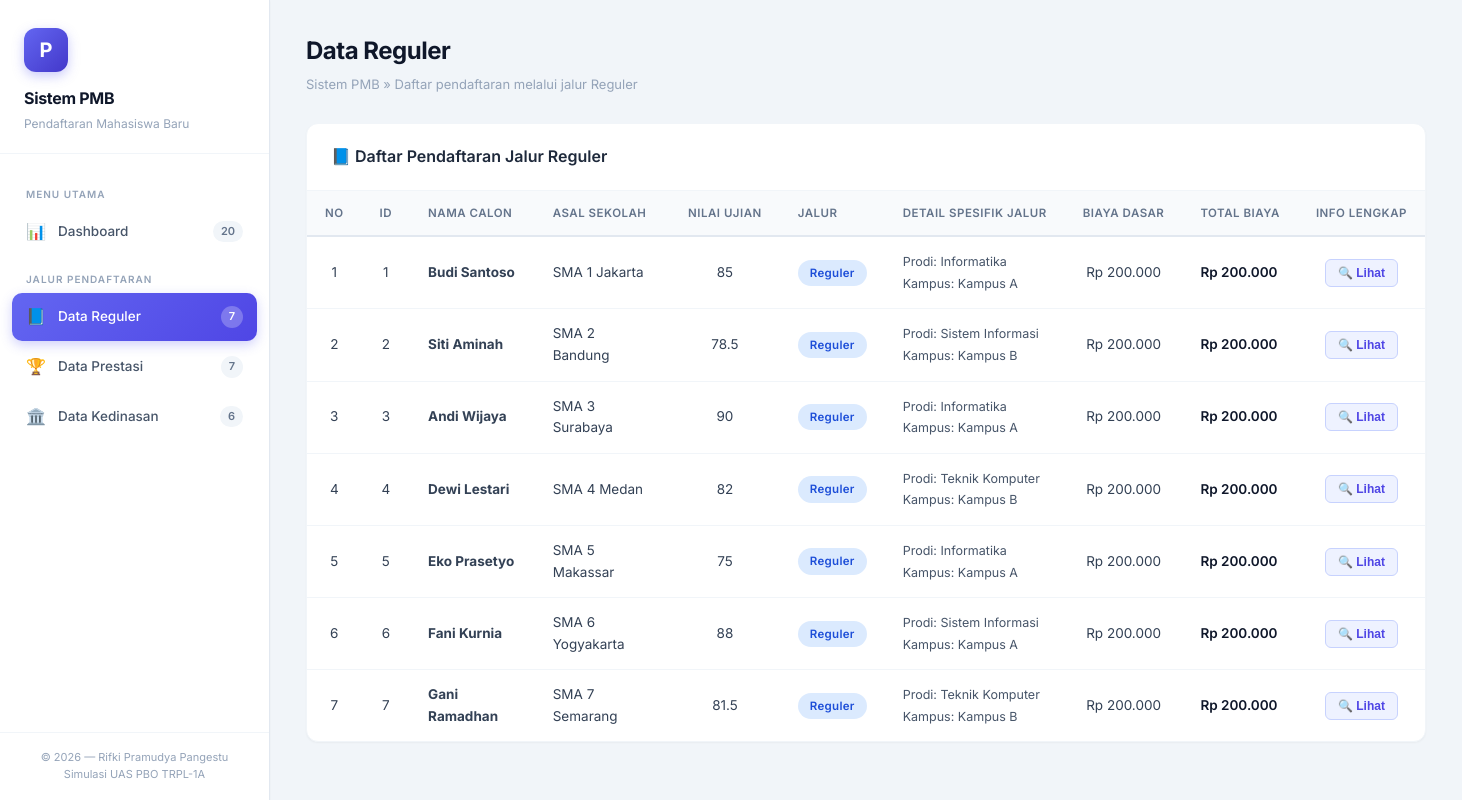
/index.php?page=reguler, run on the app's committed database.
### tables this page shows
CREATE TABLE `tabel_pendaftaran` (
  `id_pendaftaran` int NOT NULL,
  `nama_calon` varchar(100) NOT NULL,
  `asal_sekolah` varchar(100) NOT NULL,
  `nilai_ujian` float NOT NULL,
  `biaya_pendaftaran_dasar` int NOT NULL,
  `jalur_pendaftaran` enum('Reguler','Prestasi','Kedinasan') NOT NULL,
  `pilihan_prodi` varchar(50) DEFAULT NULL,
  `lokasi_kampus` varchar(50) DEFAULT NULL,
  `jenis_prestasi` varchar(50) DEFAULT NULL,
  `tingkat_prestasi` varchar(50) DEFAULT NULL,
  `sk_ikatan_dinas` varchar(50) DEFAULT NULL,
  `instansi_sponsor` varchar(50) DEFAULT NULL
);

### classes/PendaftaranReguler.php (called while the page is built, shortened)
<?php
require_once __DIR__ . '/Pendaftaran.php';
class PendaftaranReguler extends Pendaftaran
{
    protected string $pilihan_prodi;
    protected string $lokasi_kampus;
    public function __construct(
        int $id_pendaftaran,
        string $nama_calon,
        string $asal_sekolah,
        float $nilai_ujian,
        int $biaya_pendaftaran_dasar,
        string $pilihan_prodi,
        string $lokasi_kampus
    ) {
        $this->pilihan_prodi = $pilihan_prodi;
        $this->lokasi_kampus = $lokasi_kampus;
    }
    public function hitungTotalBiaya(): int
    {
        return $this->biaya_pendaftaran_dasar;
    }
    public function tampilkanInfoJalur(): string
    {
        return "=== Jalur Pendaftaran: REGULER ===" . PHP_EOL
             . "Nama         : {$this->nama_calon}" . PHP_EOL
             . "Asal Sekolah : {$this->asal_sekolah}" . PHP_EOL
             . "Nilai Ujian  : {$this->nilai_ujian}" . PHP_EOL
             . "Pilihan Prodi: {$this->pilihan_prodi}" . PHP_EOL
             . "Lokasi Kampus: {$this->lokasi_kampus}" . PHP_EOL
             . "Total Biaya  : Rp " . number_format($this->hitungTotalBiaya(), 0, ',', '.');
    }
    public static function getDaftarJalur(PDO $pdo): array
    {
        $sql = "SELECT * FROM tabel_pendaftaran WHERE jalur_pendaftaran = :jalur";
        $stmt = $pdo->prepare($sql);
        $stmt->execute([':jalur' => 'Reguler']);
        $daftar = [];
        while ($row = $stmt->fetch()) {
            $daftar[] = new self(
                (int)    $row['id_pendaftaran'],
                (string) $row['nama_calon'],
                (string) $row['asal_sekolah'],
                (float)  $row['nilai_ujian'],
                (int)    $row['biaya_pendaftaran_dasar'],
                (string) $row['pilihan_prodi'],
                (string) $row['lokasi_kampus']
            );
        }
        return $daftar;
    }
}

### classes/PendaftaranPrestasi.php (called while the page is built, shortened)
<?php
require_once __DIR__ . '/Pendaftaran.php';
class PendaftaranPrestasi extends Pendaftaran
{
    public static function getDaftarJalur(PDO $pdo): array
    {
        $sql = "SELECT * FROM tabel_pendaftaran WHERE jalur_pendaftaran = :jalur";
        $stmt = $pdo->prepare($sql);
        $stmt->execute([':jalur' => 'Prestasi']);
        $daftar = [];
        while ($row = $stmt->fetch()) {
            $daftar[] = new self(
                (int)    $row['id_pendaftaran'],
                (string) $row['nama_calon'],
                (string) $row['asal_sekolah'],
                (float)  $row['nilai_ujian'],
                (int)    $row['biaya_pendaftaran_dasar'],
                (string) $row['jenis_prestasi'],
                (string) $row['tingkat_prestasi']
            );
        }
        return $daftar;
    }
}

### classes/PendaftaranKedinasan.php (called while the page is built, shortened)
<?php
require_once __DIR__ . '/Pendaftaran.php';
class PendaftaranKedinasan extends Pendaftaran
{
    public static function getDaftarJalur(PDO $pdo): array
    {
        $sql = "SELECT * FROM tabel_pendaftaran WHERE jalur_pendaftaran = :jalur";
        $stmt = $pdo->prepare($sql);
        $stmt->execute([':jalur' => 'Kedinasan']);
        $daftar = [];
        while ($row = $stmt->fetch()) {
            $daftar[] = new self(
                (int)    $row['id_pendaftaran'],
                (string) $row['nama_calon'],
                (string) $row['asal_sekolah'],
                (float)  $row['nilai_ujian'],
                (int)    $row['biaya_pendaftaran_dasar'],
                (string) $row['sk_ikatan_dinas'],
                (string) $row['instansi_sponsor']
            );
        }
        return $daftar;
    }
}

### classes/Pendaftaran.php (called while the page is built, shortened)
<?php
abstract class Pendaftaran
{
    public function __construct(
        int $id_pendaftaran,
        string $nama_calon,
        string $asal_sekolah,
        float $nilai_ujian,
        int $biaya_pendaftaran_dasar
    ) {
        $this->nama_calon             = $nama_calon;
        $this->asal_sekolah           = $asal_sekolah;
        $this->nilai_ujian            = $nilai_ujian;
        $this->biaya_pendaftaran_dasar = $biaya_pendaftaran_dasar;
    }
}

### index.php (the view, shortened to what this page needs)
<?php
require_once __DIR__ . '/config/database.php';
require_once __DIR__ . '/classes/Pendaftaran.php';
require_once __DIR__ . '/classes/PendaftaranReguler.php';
require_once __DIR__ . '/classes/PendaftaranPrestasi.php';
require_once __DIR__ . '/classes/PendaftaranKedinasan.php';
$page = $_GET['page'] ?? 'dashboard';
$dataReguler   = PendaftaranReguler::getDaftarJalur($koneksi);
$dataPrestasi  = PendaftaranPrestasi::getDaftarJalur($koneksi);
$dataKedinasan = PendaftaranKedinasan::getDaftarJalur($koneksi);
$jumlahReguler   = count($dataReguler);
$jumlahPrestasi  = count($dataPrestasi);
$jumlahKedinasan = count($dataKedinasan);
$jumlahTotal     = $jumlahReguler + $jumlahPrestasi + $jumlahKedinasan;
$sqlAll = "SELECT * FROM tabel_pendaftaran ORDER BY id_pendaftaran ASC";
$stmtAll = $koneksi->query($sqlAll);
$semuaRawData = $stmtAll->fetchAll();
$semuaEntri = [];
foreach ($semuaRawData as $row) {
    $objek = null;
    if ($row['jalur_pendaftaran'] === 'Reguler') {
        $objek = new PendaftaranReguler(
            (int)    $row['id_pendaftaran'],
            (string) $row['nama_calon'],
            (string) $row['asal_sekolah'],
            (float)  $row['nilai_ujian'],
            (int)    $row['biaya_pendaftaran_dasar'],
            (string) $row['pilihan_prodi'],
            (string) $row['lokasi_kampus']
        );
    } elseif ($row['jalur_pendaftaran'] === 'Prestasi') {
        $objek = new PendaftaranPrestasi(
            (int)    $row['id_pendaftaran'],
            (string) $row['nama_calon'],
            (string) $row['asal_sekolah'],
            (float)  $row['nilai_ujian'],
            (int)    $row['biaya_pendaftaran_dasar'],
            (string) $row['jenis_prestasi'],
            (string) $row['tingkat_prestasi']
        );
    } elseif ($row['jalur_pendaftaran'] === 'Kedinasan') {
        $objek = new PendaftaranKedinasan(
            (int)    $row['id_pendaftaran'],
            (string) $row['nama_calon'],
            (string) $row['asal_sekolah'],
            (float)  $row['nilai_ujian'],
            (int)    $row['biaya_pendaftaran_dasar'],
            (string) $row['sk_ikatan_dinas'],
            (string) $row['instansi_sponsor']
        );
    }
    if ($objek !== null) {
        $semuaEntri[] = [
            'row'   => $row,
            'objek' => $objek,
        ];
    }
}
$dataTampil = match ($page) {
    'reguler'   => array_filter($semuaEntri, fn($e) => $e['objek'] instanceof PendaftaranReguler),
    'prestasi'  => array_filter($semuaEntri, fn($e) => $e['objek'] instanceof PendaftaranPrestasi),
    'kedinasan' => array_filter($semuaEntri, fn($e) => $e['objek'] instanceof PendaftaranKedinasan),
    default     => $semuaEntri,
};
$pageLabels = [
    'dashboard' => ['title' => 'Dashboard',       'desc' => 'Ringkasan data seluruh pendaftaran mahasiswa baru'],
    'reguler'   => ['title' => 'Data Reguler',     'desc' => 'Daftar pendaftaran melalui jalur Reguler'],
    'prestasi'  => ['title' => 'Data Prestasi',    'desc' => 'Daftar pendaftaran melalui jalur Prestasi'],
    'kedinasan' => ['title' => 'Data Kedinasan',   'desc' => 'Daftar pendaftaran melalui jalur Kedinasan'],
];
function getBadgeClass(Pendaftaran $obj): string
{
    return match (true) {
        $obj instanceof PendaftaranReguler   => 'badge-reguler',
        $obj instanceof PendaftaranPrestasi  => 'badge-prestasi',
        $obj instanceof PendaftaranKedinasan => 'badge-kedinasan',
        default => '',
    };
}
function getJalurLabel(Pendaftaran $obj): string
{
    return match (true) {
        $obj instanceof PendaftaranReguler   => 'Reguler',
        $obj instanceof PendaftaranPrestasi  => 'Prestasi',
        $obj instanceof PendaftaranKedinasan => 'Kedinasan',
        default => 'Unknown',
    };
}
?>
<!DOCTYPE html>
<html lang="id">
<head>
    <link rel="stylesheet" href="assets/css/style.css">
</head>
<body>
<div class="app-wrapper">
    <aside class="sidebar" id="sidebar">
        <div class="sidebar-brand">
            <div class="brand-icon">P</div>
            <h2>Sistem PMB</h2>
            <p>Pendaftaran Mahasiswa Baru</p>
        </div>
        <nav class="sidebar-nav">
            <div class="nav-section-label">Menu Utama</div>
            <a href="index.php?page=dashboard"
               class="nav-link <?= $page === 'dashboard' ? 'active' : '' ?>"
               id="nav-dashboard">
                <span class="nav-icon">📊</span>
                Dashboard
                <span class="nav-badge"><?= $jumlahTotal ?></span>
            </a>
            <div class="nav-section-label">Jalur Pendaftaran</div>
            <a href="index.php?page=reguler"
               class="nav-link <?= $page === 'reguler' ? 'active' : '' ?>"
               id="nav-reguler">
                <span class="nav-icon">📘</span>
                Data Reguler
                <span class="nav-badge"><?= $jumlahReguler ?></span>
            </a>
            <a href="index.php?page=prestasi"
               class="nav-link <?= $page === 'prestasi' ? 'active' : '' ?>"
               id="nav-prestasi">
                <span class="nav-icon">🏆</span>
                Data Prestasi
                <span class="nav-badge"><?= $jumlahPrestasi ?></span>
            </a>
            <a href="index.php?page=kedinasan"
               class="nav-link <?= $page === 'kedinasan' ? 'active' : '' ?>"
               id="nav-kedinasan">
                <span class="nav-icon">🏛️</span>
                Data Kedinasan
                <span class="nav-badge"><?= $jumlahKedinasan ?></span>
            </a>
        </nav>
        <div class="sidebar-footer">
            <p>&copy; <?= date('Y') ?> — Rifki Pramudya Pangestu</p>
            <p>Simulasi UAS PBO TRPL-1A</p>
        </div>
    </aside>
    <main class="main-content" id="main-content">
        <div class="page-header">
            <h1><?= htmlspecialchars($pageLabels[$page]['title']) ?></h1>
            <p class="breadcrumb-text">
                Sistem PMB &raquo; <?= htmlspecialchars($pageLabels[$page]['desc']) ?>
            </p>
        </div>
        <div class="table-card" id="table-pendaftaran">
            <div class="table-card-header">
                <h3>
                    <?php
                    echo match ($page) {
                        'reguler'   => '📘 Daftar Pendaftaran Jalur Reguler',
                        'prestasi'  => '🏆 Daftar Pendaftaran Jalur Prestasi',
                        'kedinasan' => '🏛️ Daftar Pendaftaran Jalur Kedinasan',
                        default     => '📋 Seluruh Data Pendaftaran',
                    };
                    ?>
                </h3>
            </div>
            <div class="table-responsive">
                <?php if (empty($dataTampil)): ?>
                    <div class="empty-state">
                        <div class="empty-icon">📭</div>
                        <p>Belum ada data pendaftaran.</p>
                    </div>
                <?php else: ?>
                    <table class="data-table" id="tabel-data">
                        <thead>
                            <tr>
                                <th>No</th>
                                <th>ID</th>
                                <th>Nama Calon</th>
                                <th>Asal Sekolah</th>
                                <th>Nilai Ujian</th>
                                <th>Jalur</th>
                                <th>Detail Spesifik Jalur</th>
                                <th>Biaya Dasar</th>
                                <th>Total Biaya</th>
                                <th>Info Lengkap</th>
                            </tr>
                        </thead>
                        <tbody>
                        <?php
                        $no = 1;
                        foreach ($dataTampil as $entry):
                            $row   = $entry['row'];
                            $objek = $entry['objek'];
                            $totalBiaya = $objek->hitungTotalBiaya();
                            $infoJalur  = $objek->tampilkanInfoJalur();
                            $badgeClass = getBadgeClass($objek);
                            $jalurLabel = getJalurLabel($objek);
                            if ($objek instanceof PendaftaranReguler) {
                                $detailSpesifik = 'Prodi: ' . htmlspecialchars($row['pilihan_prodi'])
                                    . '<br>Kampus: ' . htmlspecialchars($row['lokasi_kampus']);
                            } elseif ($objek instanceof PendaftaranPrestasi) {
                                $detailSpesifik = 'Prestasi: ' . htmlspecialchars($row['jenis_prestasi'])
                                    . '<br>Tingkat: ' . htmlspecialchars($row['tingkat_prestasi']);
                            } elseif ($objek instanceof PendaftaranKedinasan) {
                                $detailSpesifik = 'SK: ' . htmlspecialchars($row['sk_ikatan_dinas'])
                                    . '<br>Instansi: ' . htmlspecialchars($row['instansi_sponsor']);
                            } else {
                                $detailSpesifik = '-';
                            }
                        ?>
                            <tr>
                                <td class="text-center"><?= $no++ ?></td>
                                <td class="text-center"><?= htmlspecialchars($row['id_pendaftaran']) ?></td>
                                <td><strong><?= htmlspecialchars($row['nama_calon']) ?></strong></td>
                                <td><?= htmlspecialchars($row['asal_sekolah']) ?></td>
                                <td class="text-center"><?= htmlspecialchars($row['nilai_ujian']) ?></td>
                                <td>
                                    <span class="badge-jalur <?= $badgeClass ?>">
                                        <?= $jalurLabel ?>
                                    </span>
                                </td>
                                <td><span class="detail-spesifik"><?= $detailSpesifik ?></span></td>
                                <td class="text-center">Rp <?= number_format((int)$row['biaya_pendaftaran_dasar'], 0, ',', '.') ?></td>
                                <td>
                                    <span class="biaya">
                                        Rp <?= number_format($totalBiaya, 0, ',', '.') ?>
                                    </span>
                                </td>
                                <td class="text-center">
                                    <button class="btn-detail"
                                            onclick="tampilkanDetail(this)"
                                            data-info="<?= htmlspecialchars($infoJalur) ?>">
                                        🔍 Lihat
                                    </button>
                                </td>
                            </tr>
                        <?php endforeach; ?>
                        </tbody>
                    </table>
                <?php endif; ?>
            </div>
        </div>
    </main>
</div>
</body>
</html>

### data on the page
tabel_pendaftaran: id_pendaftaran "1", nama_calon "Budi Santoso", asal_sekolah "SMA 1 Jakarta", nilai_ujian "85", jalurLabel "Reguler", pilihan_prodi "Informatika", lokasi_kampus "Kampus A", biaya_pendaftaran_dasar "200.000"
tabel_pendaftaran: id_pendaftaran "2", nama_calon "Siti Aminah", asal_sekolah "SMA 2 Bandung", nilai_ujian "78.5", jalurLabel "Reguler", pilihan_prodi "Sistem Informasi", lokasi_kampus "Kampus B", biaya_pendaftaran_dasar "200.000"
tabel_pendaftaran: id_pendaftaran "3", nama_calon "Andi Wijaya", asal_sekolah "SMA 3 Surabaya", nilai_ujian "90", jalurLabel "Reguler", pilihan_prodi "Informatika", lokasi_kampus "Kampus A", biaya_pendaftaran_dasar "200.000"
tabel_pendaftaran: id_pendaftaran "4", nama_calon "Dewi Lestari", asal_sekolah "SMA 4 Medan", nilai_ujian "82", jalurLabel "Reguler", pilihan_prodi "Teknik Komputer", lokasi_kampus "Kampus B", biaya_pendaftaran_dasar "200.000"
tabel_pendaftaran: id_pendaftaran "5", nama_calon "Eko Prasetyo", asal_sekolah "SMA 5 Makassar", nilai_ujian "75", jalurLabel "Reguler", pilihan_prodi "Informatika", lokasi_kampus "Kampus A", biaya_pendaftaran_dasar "200.000"
tabel_pendaftaran: id_pendaftaran "6", nama_calon "Fani Kurnia", asal_sekolah "SMA 6 Yogyakarta", nilai_ujian "88", jalurLabel "Reguler", pilihan_prodi "Sistem Informasi", lokasi_kampus "Kampus A", biaya_pendaftaran_dasar "200.000"
tabel_pendaftaran: id_pendaftaran "7", nama_calon "Gani Ramadhan", asal_sekolah "SMA 7 Semarang", nilai_ujian "81.5", jalurLabel "Reguler", pilihan_prodi "Teknik Komputer", lokasi_kampus "Kampus B", biaya_pendaftaran_dasar "200.000"

### other printed values
$jumlahTotal "20"
$jumlahReguler "7"
$jumlahPrestasi "7"
$jumlahKedinasan "6"
$pageLabels[$page]['title'] "Data Reguler"
$pageLabels[$page]['desc'] "Daftar pendaftaran melalui jalur Reguler"
